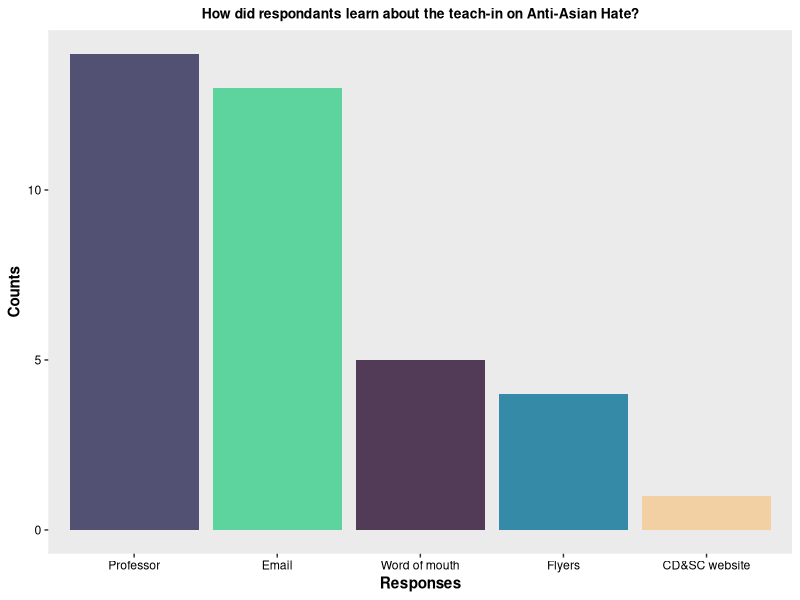
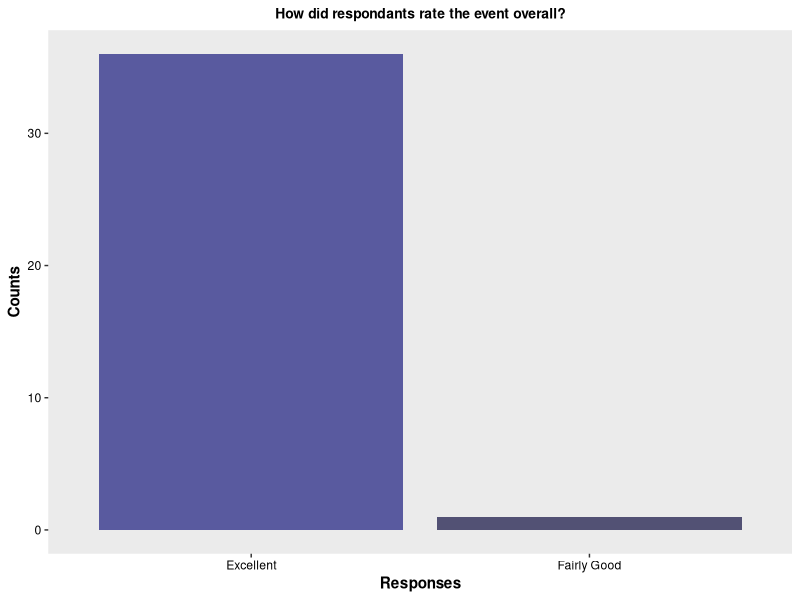
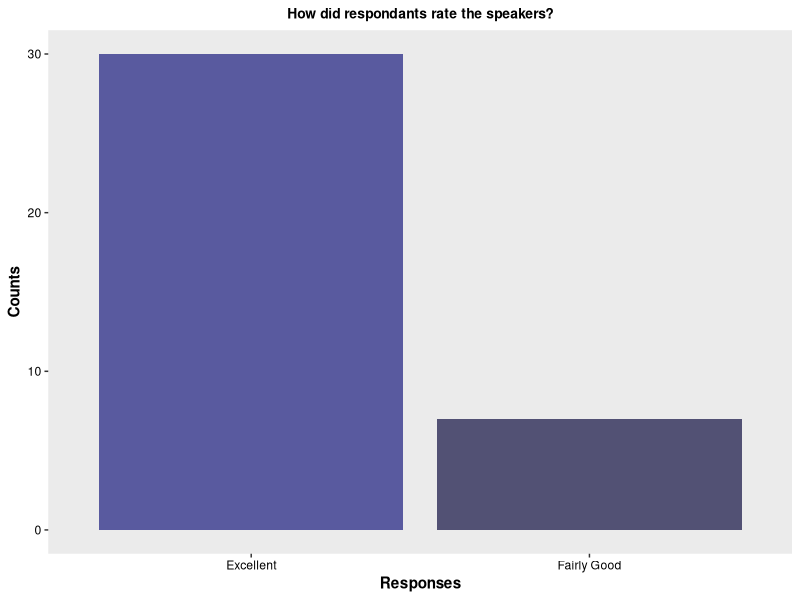
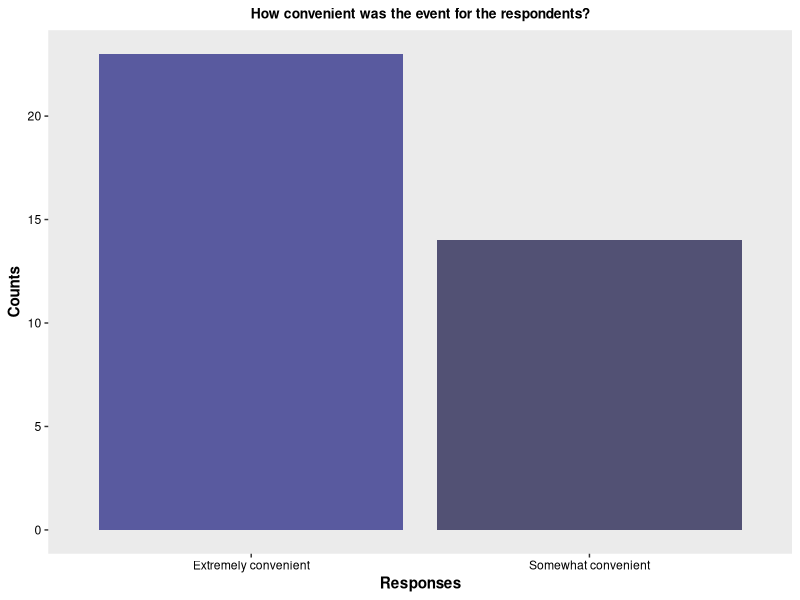
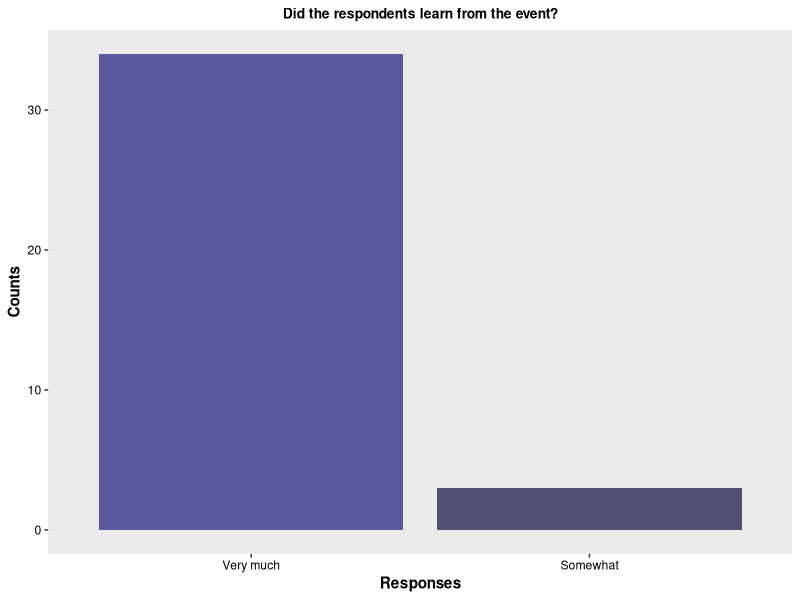
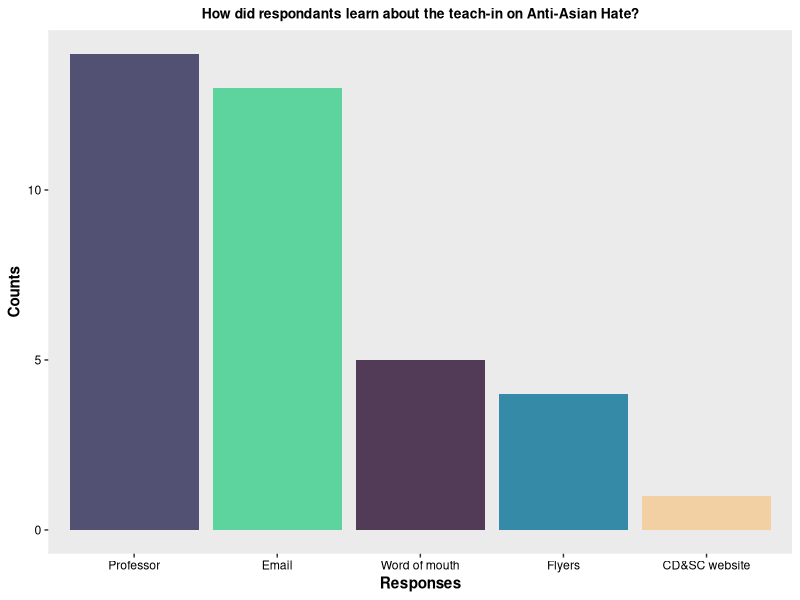
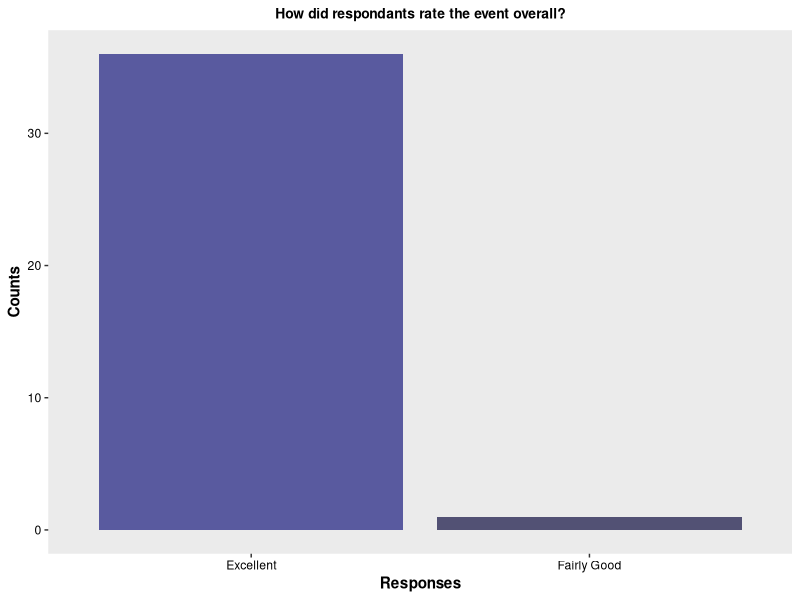
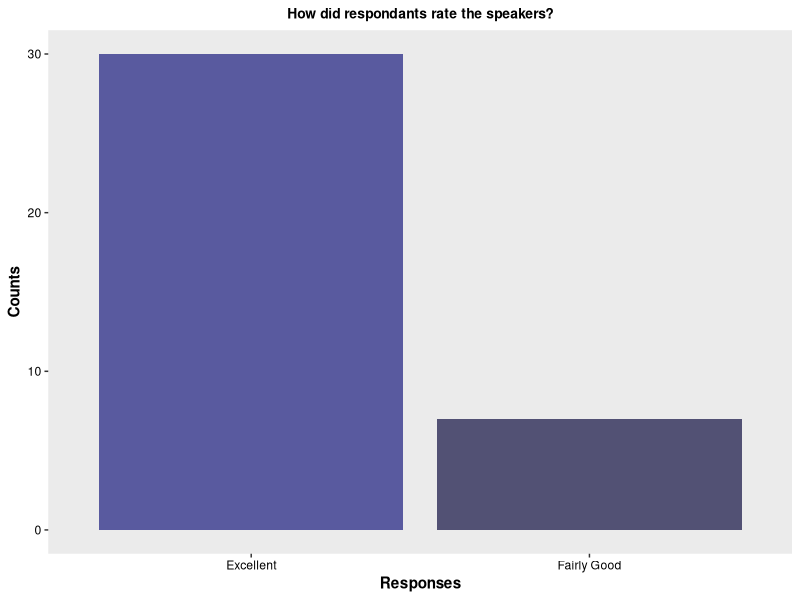

The R source for these figures, in order:
#### Teach-in on Asian Hate ####
#### Created by: Vivian Vy Le ####
#### Updated on: 2022-08-07 ####

#### Load library ####
library(tidyverse)
library(here)
library(ggplot2)

#### Load data ####
teach_in <-read_csv(here("Data", "anti_asian_teach_in.csv"))

#### View data ####
view(teach_in)

#### Data analysis ####
teach_in_clean <- teach_in %>%
  select(participants, event_rating, speaker_rating, advertisement, event_timing, audience_learning) %>%
  rowwise() %>%
  mutate(advertisement_choices = str_split(advertisement, pattern = ";")) %>%
  ungroup() %>%
  unnest(advertisement_choices)
view(teach_in_clean)

teach_data <- teach_in_clean %>%
  mutate(event_rating = factor(event_rating,
                               levels = c("Excellent", "Fairly Good", "Not Good at All"))) %>%
  mutate(speaker_rating = factor(speaker_rating,
                                 levels = c("Excellent", "Fairly Good", "Not Good at All"))) %>%
  mutate(event_timing = factor(event_timing,
                               levels = c("Extremely convenient", "Somewhat convenient", "Not at all convenient"))) %>%
  mutate(audience_learning = factor(audience_learning,
                                    levels = c("Very much", "Somewhat", "Not much")))
view(teach_data)

advertisement_data <- teach_in_clean %>%
  count(advertisement_choices)
view(advertisement_data)


event_rating <- teach_data %>%
  count(event_rating)
event_rating

speaker_rating <- teach_data %>%
  count(speaker_rating)
speaker_rating

timing_data <- teach_data %>%
  count(event_timing)
timing_data

learning_data <- teach_data %>%
  count(audience_learning)
learning_data


#### plot ####
colorpal<- c("#F2D0A4", "#5DD39E", "#348AA7", "#525174", "#513B56", "#595A9F", "#9091AA")

advertisement_data %>%
  ggplot(aes(x = reorder(advertisement_choices, -n), y = n, fill = advertisement_choices)) +
  geom_col() +
  labs(title = "How did respondants learn about the teach-in on Anti-Asian Hate?",
       x = "Responses",
       y = "Counts") +
  theme(plot.title = element_text(hjust = 0.5,
                                  size = 10,
                                  face = "bold"),
        axis.title = element_text(face = "bold"),
        axis.text.x = element_text(color = "#000000"),
        axis.text.y = element_text(color = "#000000"),
        panel.grid.major = element_blank(),
        panel.grid.minor = element_blank()) +
  scale_fill_manual(values = colorpal) +
  guides(fill = FALSE)
ggsave(here("Output", "2020-2021", "teach_in", "advertisement.png"), width = 6, height = 5)

event_rating %>%
  ggplot(aes(x = reorder(event_rating, -n), y = n, fill = event_rating)) +
  geom_col() +
  labs(title = "How did respondants rate the event overall?",
       x = "Responses",
       y = "Counts") +
  theme(plot.title = element_text(hjust = 0.5,
                                  size = 10,
                                  face = "bold"),
        axis.title = element_text(face = "bold"),
        axis.text.x = element_text(color = "#000000"),
        axis.text.y = element_text(color = "#000000"),
        panel.grid.major = element_blank(),
        panel.grid.minor = element_blank()) +
  scale_fill_manual(values = c("#595A9F", "#525174", "#513B56")) +
  guides(fill = FALSE)
ggsave(here("Output", "2020-2021", "teach_in", "event_rating.png"), width = 6, height = 5)

speaker_rating %>%
  ggplot(aes(x = reorder(speaker_rating, -n), y = n, fill = speaker_rating)) +
  geom_col() +
  labs(title = "How did respondants rate the speakers?",
       x = "Responses",
       y = "Counts") +
  theme(plot.title = element_text(hjust = 0.5,
                                  size = 10,
                                  face = "bold"),
        axis.title = element_text(face = "bold"),
        axis.text.x = element_text(color = "#000000"),
        axis.text.y = element_text(color = "#000000"),
        panel.grid.major = element_blank(),
        panel.grid.minor = element_blank()) +
  scale_fill_manual(values = c("#595A9F", "#525174", "#513B56")) +
  guides(fill = FALSE)
ggsave(here("output", "2020-2021", "teach_in", "speakers_rating.png"), width = 6, height = 5)

timing_data %>%
  ggplot(aes(x = reorder(event_timing, -n), y = n, fill = event_timing)) +
  geom_col() +
  labs(title = "How convenient was the event for the respondents?",
       x = "Responses",
       y = "Counts") +
  theme(plot.title = element_text(hjust = 0.5,
                                  size = 10,
                                  face = "bold"),
        axis.title = element_text(face = "bold"),
        axis.text.x = element_text(color = "#000000"),
        axis.text.y = element_text(color = "#000000"),
        panel.grid.major = element_blank(),
        panel.grid.minor = element_blank()) +
  scale_fill_manual(values = c("#595A9F", "#525174", "#513B56")) +
  guides(fill = FALSE)
ggsave(here("Output", "2020-2021", "teach_in", "event_timing.png"), width = 6, height = 5)

learning_data %>%
  ggplot(aes(x = reorder(audience_learning, -n), y = n, fill = audience_learning)) +
  geom_col() +
  labs(title = "Did the respondents learn from the event?",
       x = "Responses",
       y = "Counts") +
  theme(plot.title = element_text(hjust = 0.5,
                                  size = 10,
                                  face = "bold"),
        axis.title = element_text(face = "bold"),
        axis.text.x = element_text(color = "#000000"),
        axis.text.y = element_text(color = "#000000"),
        panel.grid.major = element_blank(),
        panel.grid.minor = element_blank()) +
  scale_fill_manual(values = c("#595A9F", "#525174", "#513B56")) +
  guides(fill = FALSE)
ggsave(here("Output", "2020-2021", "teach_in", "audience_learning.png"), width = 6, height = 5)
